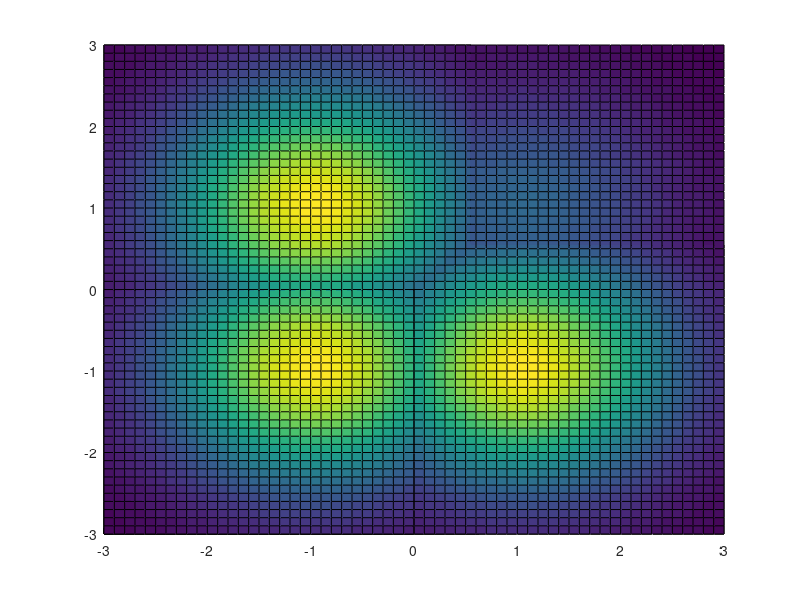

MATLAB code to generate this figure:
%%%%%%%%%%%%%%%%%%%%%%%%%%%%%%%%%%%%%%%%%%%%%%%%%%%%%%%%%%%%%%%%%%%%%%%%%
% Demostración de las regiones de decisión en un caso con N=2 y M=4
%
% Se visualizan las fdps condicionadas de cada símbolo para los casos de
% símbolos equiprobables y de símbolos no equiprobables. 
% Podéis modificar las coordenadas y el número de los símbolos, las
% probabilidades a priori de los símbolos, o la potencia del ruido
%
% El punto de vista de las gráficas está fijado a un azimut de 90º porque
% así se ven muy claras las fronteras de decisión, aunque se puede
% rotar la figura para ver las gaussianas en 3D.
%
%%%%%%%%%%%%%%%%%%%%%%%%%%%%%%%%%%%%%%%%%%%%%%%%%%%%%%%%%%%%%%%%%%%%%%%%%


p = [0.1 0.3 0.3 0.3];          % Probabilidad de cada símbolo
mu = [1 1; -1 1; 1 -1; -1 -1];  % Valores de los símbolos

%Algunos cálculos previos
M = length(p);  
rejilla =-3:.1:3;     % Rejilla para representar los gráficos (la supongo simétrica)
sigma = eye(2);       % Matriz con la varianza del ruido (lo supongo a 1)

%Doy el formato adecuado a todas las matrices
coordenadas = repmat([repelem(rejilla,length(rejilla)); repmat(rejilla,1,length(rejilla))]',4,1);
mu = repelem(mu,length(rejilla)*length(rejilla),1);

%Genero una fdp normal para cada símbolo
normal = mvnpdf(coordenadas, mu,sigma);

%Dibujo todas las gráficas
figure
hold on
for i=1:M
    surf(rejilla,rejilla,p(i)*reshape(normal(1+(numel(normal)/M)*(i-1):(numel(normal)/M)*i),length(rejilla),[]))
end
view(0,90)